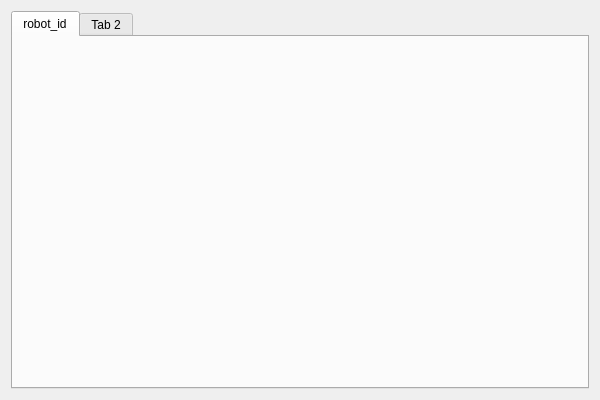
<?xml version="1.0" encoding="UTF-8"?>
<ui version="4.0">
 <class>DefineParametersWidget</class>
 <widget class="QWidget" name="DefineParametersWidget">
  <property name="geometry">
   <rect>
    <x>0</x>
    <y>0</y>
    <width>600</width>
    <height>400</height>
   </rect>
  </property>
  <property name="sizePolicy">
   <sizepolicy hsizetype="Minimum" vsizetype="Minimum">
    <horstretch>0</horstretch>
    <verstretch>0</verstretch>
   </sizepolicy>
  </property>
  <property name="minimumSize">
   <size>
    <width>600</width>
    <height>400</height>
   </size>
  </property>
  <property name="maximumSize">
   <size>
    <width>16777215</width>
    <height>16777215</height>
   </size>
  </property>
  <property name="focusPolicy">
   <enum>Qt::NoFocus</enum>
  </property>
  <property name="contextMenuPolicy">
   <enum>Qt::DefaultContextMenu</enum>
  </property>
  <property name="windowTitle">
   <string>MRTA</string>
  </property>
  <layout class="QGridLayout" name="gridLayout">
   <item row="0" column="0">
    <widget class="QTabWidget" name="parameters_tab_widget">
     <property name="currentIndex">
      <number>0</number>
     </property>
     <widget class="QWidget" name="parameters_tab">
      <attribute name="title">
       <string>robot_id</string>
      </attribute>
      <layout class="QVBoxLayout" name="verticalLayout"/>
     </widget>
     <widget class="QWidget" name="tab_2">
      <attribute name="title">
       <string>Tab 2</string>
      </attribute>
     </widget>
    </widget>
   </item>
  </layout>
 </widget>
 <resources/>
 <connections/>
</ui>
